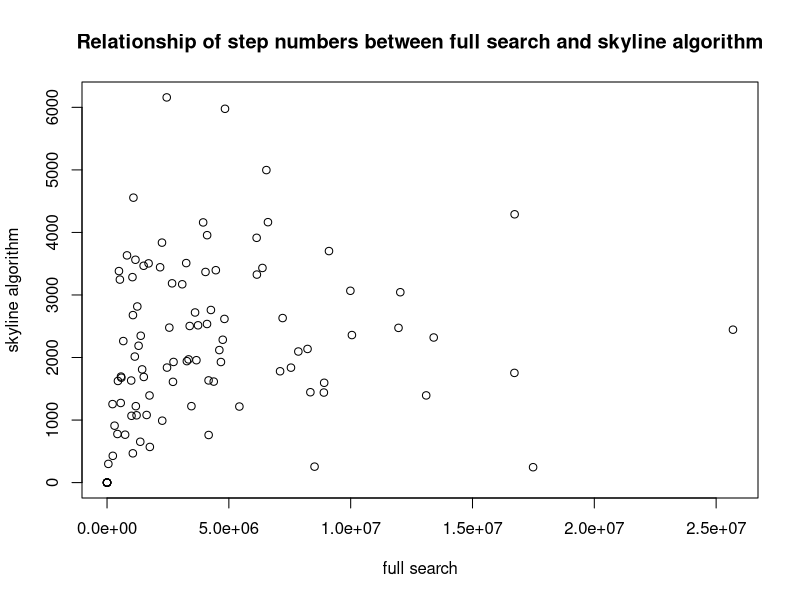

R code for this plot:
experiment1 <- read.csv('experiment1.csv', header=T, sep=",")

plot(experiment1$Full_search,experiment1$Skyline,main="Relationship of step numbers between full search and skyline algorithm", xlab="full search", ylab="skyline algorithm")

cor(experiment1$Full_search,experiment1$Skyline)

#[1] 0.1814083